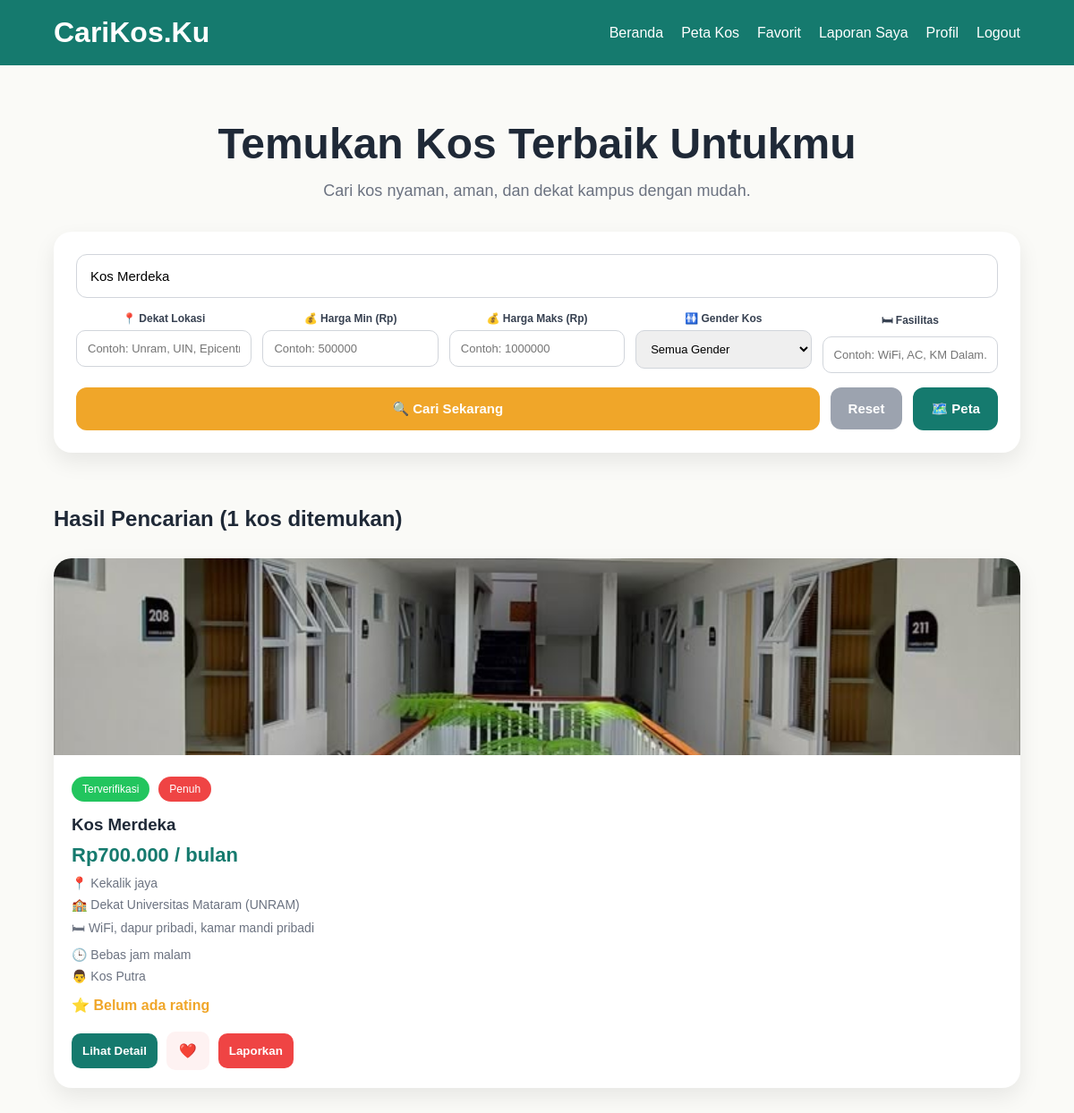
The app's page /index_penyewa.php?keyword=Kos Merdeka (signed in) with its own data.
### tables this page shows
CREATE TABLE `kos` (
  `id` int(11) NOT NULL,
  `user_id` int(11) NOT NULL,
  `nama_kos` varchar(100) NOT NULL,
  `alamat` text NOT NULL,
  `kampus_terdekat` varchar(100) DEFAULT NULL,
  `harga` int(11) NOT NULL,
  `gender` enum('putra','putri','campur') NOT NULL,
  `status` enum('tersedia','hampir_penuh','penuh') DEFAULT 'tersedia',
  `fasilitas` text DEFAULT NULL,
  `jam_malam` varchar(10) DEFAULT NULL,
  `rating` float DEFAULT 0,
  `terverifikasi` tinyint(1) DEFAULT 0,
  `dokumen_kepemilikan` varchar(255) DEFAULT NULL,
  `created_at` timestamp NOT NULL DEFAULT current_timestamp(),
  `lat` decimal(10,8) DEFAULT NULL,
  `lng` decimal(11,8) DEFAULT NULL
);

CREATE TABLE `kos_foto` (
  `id` int(11) NOT NULL,
  `kos_id` int(11) NOT NULL,
  `nama_file` varchar(255) NOT NULL,
  `is_primary` tinyint(1) DEFAULT 0,
  `created_at` datetime DEFAULT current_timestamp()
);

### index_penyewa.php (the view, shortened to what this page needs)
<?php
require "koneksi.php";
$keyword   = isset($_GET['keyword'])   ? mysqli_real_escape_string($conn, $_GET['keyword'])   : '';
$lokasi    = isset($_GET['lokasi'])    ? mysqli_real_escape_string($conn, $_GET['lokasi'])    : '';
$harga_min = isset($_GET['harga_min']) && $_GET['harga_min'] !== '' ? (int)$_GET['harga_min'] : '';
$harga_max = isset($_GET['harga_max']) && $_GET['harga_max'] !== '' ? (int)$_GET['harga_max'] : '';
$gender    = isset($_GET['gender'])    ? mysqli_real_escape_string($conn, $_GET['gender'])    : '';
$fasilitas = isset($_GET['fasilitas']) ? mysqli_real_escape_string($conn, $_GET['fasilitas']) : '';
$where = "WHERE k.terverifikasi = 1";
if($keyword)   $where .= " AND (k.nama_kos LIKE '%$keyword%' OR k.alamat LIKE '%$keyword%')";
$query_kos = mysqli_query($conn, "SELECT k.*, u.nama AS nama_pemilik FROM kos k JOIN users u ON k.user_id = u.id $where ORDER BY k.created_at DESC");
?>
<!DOCTYPE html>
<html lang="id">
<head>
    <link rel="stylesheet" href="style.css">
</head>
<body>
<div class="navbar">
    <h1>CariKos.Ku</h1>
    <div class="menu">
        <a href="index_penyewa.php">Beranda</a>
        <a href="peta.php">Peta Kos</a>
        <a href="favorit.php">Favorit</a>
        <a href="laporan_penyewa.php">Laporan Saya</a>
        <a href="profil_penyewa.php">Profil</a>
        <a href="logout.php">Logout</a>
    </div>
</div>
<div class="hero">
    <h2>Temukan Kos Terbaik Untukmu</h2>
    <p>Cari kos nyaman, aman, dan dekat kampus dengan mudah.</p>
    <form action="" method="GET" class="search-box" id="formCari">
        <div class="search-row-main">
            <input type="text" name="keyword" placeholder="Cari nama kos atau alamat..." value="<?= htmlspecialchars($keyword) ?>">
        </div>
        <div class="search-row-filters">
            <div class="filter-group">
                <label class="filter-label">📍 Dekat Lokasi</label>
                <input type="text" name="lokasi" placeholder="Contoh: Unram, UIN, Epicentrum..." value="<?= htmlspecialchars($lokasi) ?>">
            </div>
            <div class="filter-group">
                <label class="filter-label">💰 Harga Min (Rp)</label>
                <input type="number" name="harga_min" placeholder="Contoh: 500000" value="<?= $harga_min ?>">
            </div>
            <div class="filter-group">
                <label class="filter-label">💰 Harga Maks (Rp)</label>
                <input type="number" name="harga_max" placeholder="Contoh: 1000000" value="<?= $harga_max ?>">
            </div>
            <div class="filter-group">
                <label class="filter-label">🚻 Gender Kos</label>
                <select name="gender">
                    <option value="">Semua Gender</option>
                </select>
            </div>
            <div class="filter-group">
                <label class="filter-label">🛏 Fasilitas</label>
                <input type="text" name="fasilitas" placeholder="Contoh: WiFi, AC, KM Dalam..." value="<?= htmlspecialchars($fasilitas) ?>">
            </div>
        </div>
        <div class="search-actions">
            <button type="submit" class="search-btn search-btn-main">🔍 Cari Sekarang</button>
            <a href="index_penyewa.php">
                <button type="button" class="search-btn search-btn-reset">Reset</button>
            </a>
            <a href="peta.php<?= $lokasi ? '?kampus='.urlencode($lokasi) : '' ?>">
                <button type="button" class="search-btn search-btn-peta">🗺️ Peta</button>
            </a>
        </div>
    </form>
</div>
<h2 class="section-title">
    <?php if($keyword || $lokasi || $harga_min !== '' || $harga_max !== '' || $gender || $fasilitas): ?>
        Hasil Pencarian (<?= mysqli_num_rows($query_kos) ?> kos ditemukan)
    <?php else: ?>
        Rekomendasi Kos
    <?php endif; ?>
</h2>
<div class="listing-container">
<?php if(mysqli_num_rows($query_kos) == 0): ?>
    <div class="empty-state">
        <div class="empty-icon">🔍</div>
        <h3>Tidak Ada Kos Ditemukan</h3>
        <p>Coba ubah kata kunci atau filter pencarian kamu.</p>
        <a href="index_penyewa.php"><button class="btn-tambah">Reset Pencarian</button></a>
    </div>
<?php else: ?>
    <?php while($kos = mysqli_fetch_assoc($query_kos)):
        $foto_utama = mysqli_fetch_assoc(mysqli_query($conn, "SELECT nama_file FROM kos_foto WHERE kos_id='{$kos['id']}' AND is_primary=1 LIMIT 1"));
        $img_src = $foto_utama ? 'uploads/' . $foto_utama['nama_file'] : 'https://images.unsplash.com/photo-1522708323590-d24dbb6b0267?q=80&w=1200&auto=format&fit=crop';
    ?>
    <div class="card">
        <img src="<?= $img_src ?>" alt="<?= htmlspecialchars($kos['nama_kos']) ?>">
        <div class="card-content">
            <div class="badge-group">
                <div class="badge verified">Terverifikasi</div>
                <?php if($kos['status'] == 'tersedia'): ?>
                    <div class="badge verified">Tersedia</div>
                <?php elseif($kos['status'] == 'hampir_penuh'): ?>
                    <div class="badge cheap">Hampir Penuh</div>
                <?php else: ?>
                    <div class="badge full">Penuh</div>
                <?php endif; ?>
            </div>
            <h3><?= htmlspecialchars($kos['nama_kos']) ?></h3>
            <div class="price">Rp<?= number_format($kos['harga'], 0, ',', '.') ?> / bulan</div>
            <div class="info">📍 <?= htmlspecialchars($kos['alamat']) ?></div>
            <div class="info">🏫 Dekat <?= htmlspecialchars($kos['kampus_terdekat']) ?></div>
            <div class="info">🛏 <?= htmlspecialchars($kos['fasilitas']) ?></div>
            <?php if($kos['jam_malam']): ?>
                <div class="info">🕒 Jam malam <?= htmlspecialchars($kos['jam_malam']) ?></div>
            <?php else: ?>
                <div class="info">🕒 Bebas jam malam</div>
            <?php endif; ?>
            <div class="info">
                <?= $kos['gender'] == 'putra' ? '👨' : ($kos['gender'] == 'putri' ? '👩' : '👥') ?>
                Kos <?= ucfirst($kos['gender']) ?>
            </div>
            <div class="rating">⭐ <?= $kos['rating'] > 0 ? $kos['rating'] : 'Belum ada rating' ?></div>
            <div class="button-group">
                <a href="detail_kos.php?id=<?= $kos['id'] ?>">
                    <button class="btn-detail">Lihat Detail</button>
                </a>
                <a href="favorit.php?aksi=tambah&kos_id=<?= $kos['id'] ?>&redirect=index_penyewa.php">
                    <button class="btn-fav">❤️</button>
                </a>
                <a href="lapor_kos.php?id=<?= $kos['id'] ?>">
                    <button class="btn-report">Laporkan</button>
                </a>
            </div>
        </div>
    </div>
    <?php endwhile; ?>
<?php endif; ?>
</div>
</body>
</html>

### style.css (style rules this page uses)
* { margin: 0; padding: 0; box-sizing: border-box; font-family: 'Poppins', sans-serif; }
body { background: #FAFAF7; }
.navbar { background: #157A6E; padding: 18px 60px; display: flex; justify-content: space-between; align-items: center; position: sticky; top: 0; z-index: 999; }
.navbar h1 { color: white; font-size: 32px; }
.menu { display: flex; gap: 20px; }
.menu a { color: white; text-decoration: none; font-weight: 500; }
.hero { padding: 60px; text-align: center; }
.hero h2 { font-size: 48px; color: #1F2937; margin-bottom: 15px; }
.hero p { color: #6B7280; font-size: 18px; margin-bottom: 35px; }
.search-box { background: white; padding: 25px; border-radius: 20px; max-width: 1200px; margin: auto; box-shadow: 0 10px 25px rgba(0,0,0,0.08); }
.search-row-main { margin-bottom: 16px; }
.search-row-main input { width: 100%; padding: 15px; border-radius: 12px; border: 1px solid #D1D5DB; outline: none; font-size: 15px; font-family: 'Poppins', sans-serif; }
.search-row-filters { display: grid; grid-template-columns: repeat(auto-fit, minmax(180px, 1fr)); gap: 12px; }
.filter-group { display: flex; flex-direction: column; gap: 6px; }
.filter-label { font-size: 12px; font-weight: 600; color: #374151; }
.filter-group input, .filter-group select { padding: 12px; border-radius: 10px; border: 1px solid #D1D5DB; outline: none; font-size: 13px; font-family: 'Poppins', sans-serif; }
.search-actions { display: flex; gap: 12px; margin-top: 16px; }
.search-btn { padding: 15px; border: none; border-radius: 12px; background: #F0A629; color: white; font-size: 15px; font-weight: 600; cursor: pointer; transition: 0.3s; font-family: 'Poppins', sans-serif; }
.search-btn-main { flex: 1; }
.search-btn-reset { background: #9CA3AF; padding: 15px 20px; }
.search-btn-peta { background: #157A6E; padding: 15px 20px; }
.section-title { margin: 0 60px 30px; color: #1F2937; }
.listing-container { padding: 0 60px 60px; display: grid; grid-template-columns: repeat(auto-fit, minmax(320px, 1fr)); gap: 30px; }
.card { background: white; border-radius: 20px; overflow: hidden; box-shadow: 0 10px 25px rgba(0,0,0,0.08); transition: transform 0.2s; }
.card img { width: 100%; height: 220px; object-fit: cover; }
.card-content { padding: 20px; }
.badge-group { display: flex; gap: 10px; flex-wrap: wrap; margin-bottom: 15px; }
.badge { padding: 7px 12px; border-radius: 999px; color: white; font-size: 12px; font-weight: 500; }
.verified { background: #22C55E; }
.full { background: #EF4444; }
.card h3 { color: #1F2937; margin-bottom: 10px; }
.price { color: #157A6E; font-size: 22px; font-weight: 700; margin-bottom: 10px; }
.info { color: #6B7280; margin-bottom: 8px; font-size: 14px; }
.rating { margin-top: 15px; color: #F0A629; font-weight: 600; }
.button-group { display: flex; gap: 10px; margin-top: 20px; align-items: center; }
.btn-detail { flex: 1; padding: 12px; border: none; border-radius: 10px; cursor: pointer; font-weight: 600; background: #157A6E; color: white; font-family: 'Poppins', sans-serif; }
.btn-report { flex: 1; padding: 12px; border: none; border-radius: 10px; cursor: pointer; font-weight: 600; background: #EF4444; color: white; font-family: 'Poppins', sans-serif; }
.btn-fav { padding: 12px 14px; border: none; border-radius: 10px; cursor: pointer; font-weight: 600; background: #FEF2F2; color: #EF4444; font-size: 16px; font-family: 'Poppins', sans-serif; }

### records on screen
kos: kos_foto.nama_file (picture), status "Penuh", nama_kos "Kos Merdeka", harga "700.000", alamat "Kekalik jaya", kampus_terdekat "Universitas Mataram (UNRAM)", fasilitas "WiFi, dapur pribadi, kamar mandi pribadi", jam_malam "🕒 Bebas jam malam", gender "Putra", rating "Belum ada rating"

### other values on screen
mysqli_num_rows($query_kos) "1"
